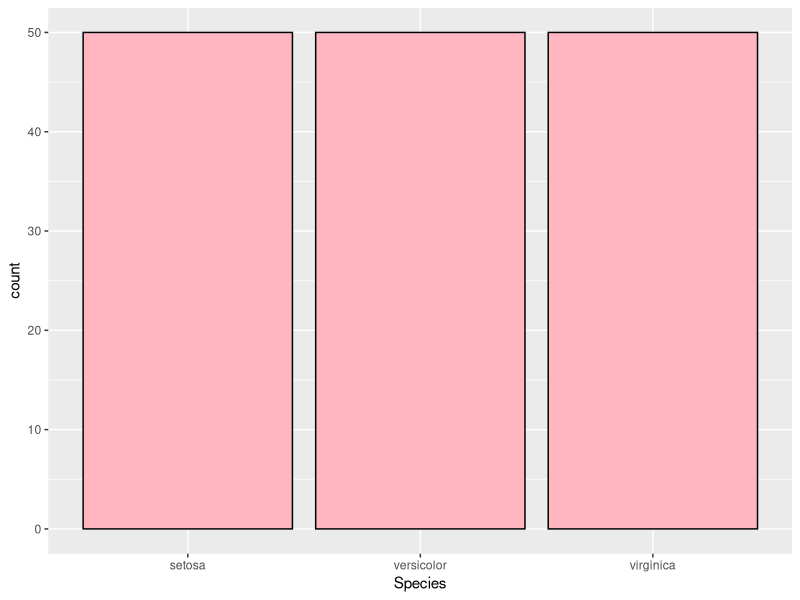
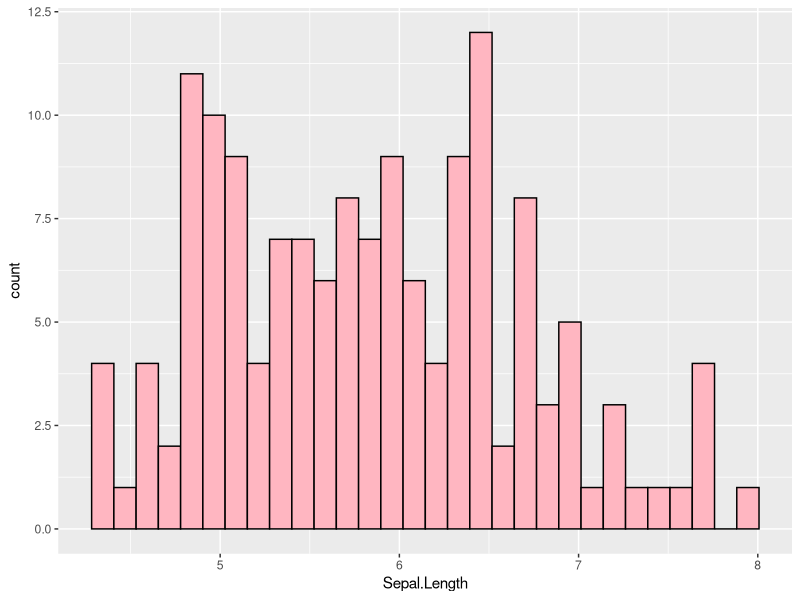
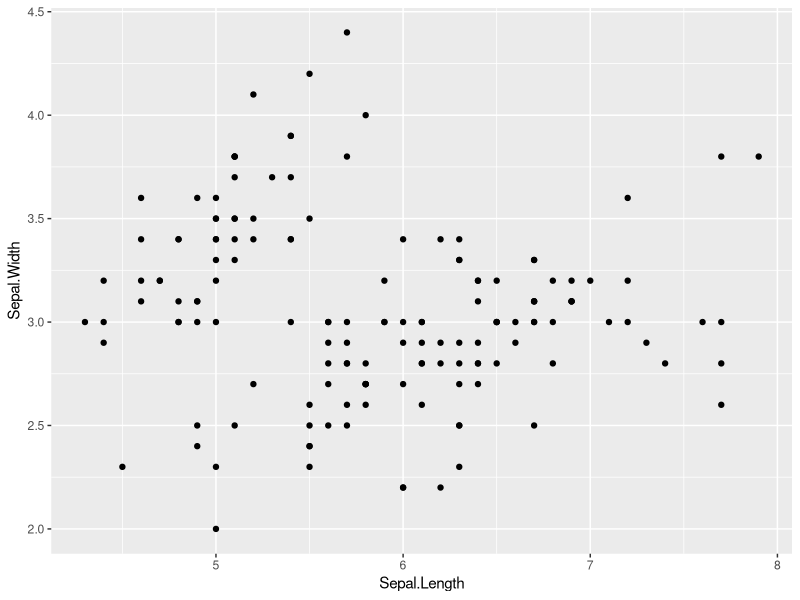
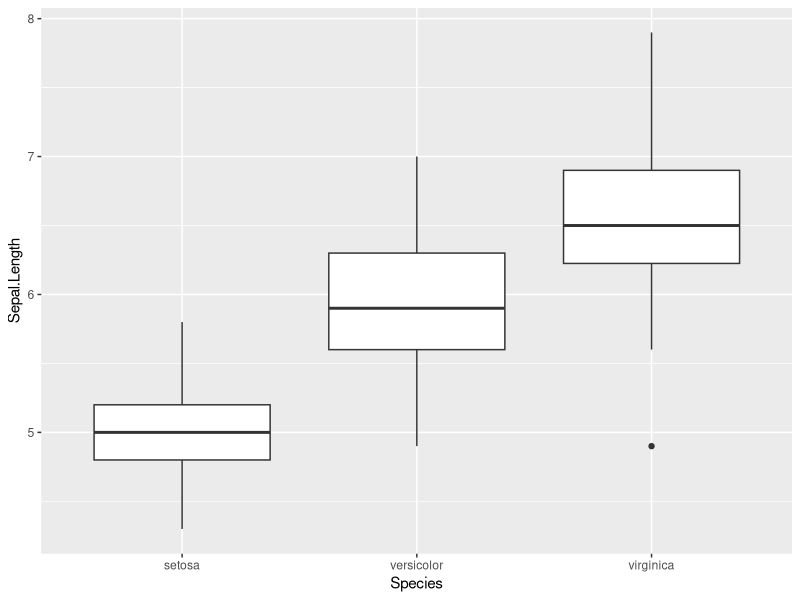
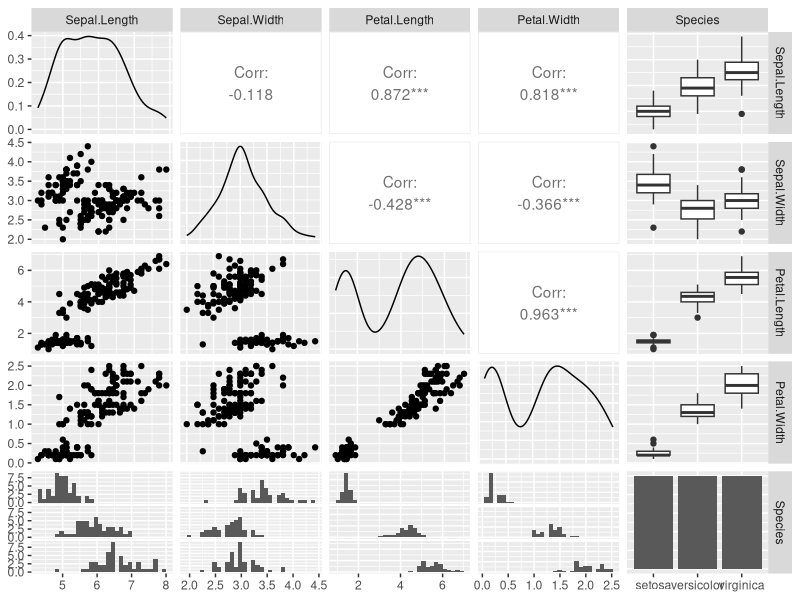

Here is the R script that generated these plots, in order:
## ---- chunk 1
library(ggplot2)
iris
## ---- chunk 2
ggplot(data = iris, aes(x = Species)) + geom_bar(fill = "lightpink", colour = "black")
## ---- chunk 3
ggplot(data = iris, aes(x = Sepal.Length)) + geom_histogram(fill = "lightpink", colour = "black")
## ---- chunk 4
ggplot(data = iris, aes(x = Sepal.Length, y = Sepal.Width)) + geom_point()
## ---- chunk 5
ggplot(data = iris, aes(x = Species, y = Sepal.Length)) + geom_boxplot()
## ---- chunk 6
library(ggplot2)
library(GGally)
library(scales)
library(memisc)

ggpairs(iris)
